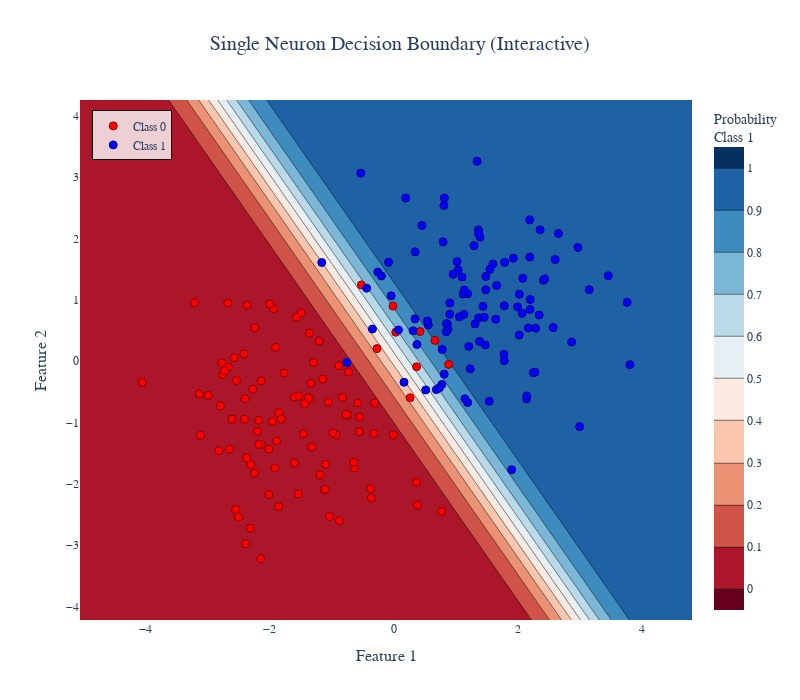

The notebook cell saved with this chart:
### Markdown cell above
### Demo: A Single Neuron Drawing a Line

**What You'll See:** This demonstration shows how a single neuron can learn to separate two groups of data points. It's like teaching the neuron to draw a line (or curve) that separates "red dots" from "blue dots."

**How It Works:**
1. We create two clusters of random points (one group on the left, one on the right)
2. We train a single neuron to learn which points belong to which group
3. The neuron learns the best weights and bias to draw a decision boundary
4. The colored regions show what the neuron would predict for any point in that area

**Key Concept:** Even though a single neuron is simple, it can learn to make decisions! The colored background shows the neuron's "confidence" - darker colors mean the neuron is more confident about its prediction.

**What to Notice:**
- The neuron learns to draw a smooth curve (not a straight line!) because we use the sigmoid activation function
- The boundary separates the two groups of points
- Points on one side are predicted as "Class 0" and points on the other side as "Class 1"

### Code cell
# This cell demonstrates how a single neuron can learn to classify data
# We'll create two groups of points and train a neuron to separate them
# The visualization shows the decision boundary the neuron learns

import numpy as np  # Import numpy for numerical operations
import matplotlib.pyplot as plt  # Import matplotlib for plotting

# Set random seed for reproducibility (so we get the same random numbers each time)
# This makes the results consistent and easier to understand
np.random.seed(0)

# Total number of data points (200 points total)
n = 200

# Create Class 0: 100 points centered around (-1.5, -1.0)
# np.random.randn creates normally distributed random numbers (bell curve)
# We add the offset to move the cluster to the left and down
X0 = np.random.randn(n//2, 2) + np.array([-1.5, -1.0])

# Create Class 1: 100 points centered around (1.5, 1.0)
# This cluster is to the right and up from Class 0
X1 = np.random.randn(n//2, 2) + np.array([1.5, 1.0])

# Combine both classes into one dataset
# vstack means "vertical stack" - puts X0 on top of X1
X = np.vstack([X0, X1])

# Create labels: 0 for Class 0, 1 for Class 1
# hstack means "horizontal stack" - combines arrays side by side
y = np.hstack([np.zeros(n//2), np.ones(n//2)])

# Initialize weights randomly (small values to start)
# Weights are what the neuron will learn - they determine the decision boundary
W = np.random.randn(2) * 0.1  # 2 weights (one for each input dimension)

# Initialize bias to zero
# Bias shifts the decision boundary up or down
b = 0.0

# Define sigmoid activation function
# This gives us smooth probabilities between 0 and 1
def sigmoid(z):
    # Formula: 1 / (1 + e^(-z))
    # When z is large and positive, sigmoid(z) ≈ 1
    # When z is large and negative, sigmoid(z) ≈ 0
    return 1/(1+np.exp(-z))

# Forward pass: compute predictions for given inputs
def forward(X):
    # X @ W means matrix multiplication: multiply each row of X by W
    # Then add bias, then apply sigmoid
    # Result: probability that each point belongs to Class 1
    return sigmoid(X @ W + b)

# Loss function: measures how wrong our predictions are
# We use binary cross-entropy loss (standard for binary classification)
def loss(X, y):
    # Get predictions
    p = forward(X)
    # Small epsilon to avoid log(0) which would be undefined
    eps = 1e-9
    # Binary cross-entropy formula: -[y*log(p) + (1-y)*log(1-p)]
    # This penalizes confident wrong predictions more
    return -np.mean(y*np.log(p+eps) + (1-y)*np.log(1-p+eps))

# Learning rate: how big steps we take when updating weights
# Too large = might overshoot the best solution
# Too small = learns very slowly
lr = 0.5

# Training loop: repeat 2000 times
for _ in range(2000):
    # Get current predictions
    p = forward(X)
    
    # Calculate gradients (derivatives) - these tell us which direction to adjust weights
    # Gradient for weights: how much each weight contributes to the error
    gradW = X.T @ (p - y) / len(y)  # Average gradient across all examples
    
    # Gradient for bias: how much bias contributes to the error
    gradb = np.mean(p - y)
    
    # Update weights and bias: move in the direction that reduces error
    # This is called gradient descent - we "descend" down the error hill
    W -= lr*gradW  # Subtract because we want to go opposite to the gradient
    b -= lr*gradb

# Create a grid of points to visualize the decision boundary
# We'll test the neuron on many points and see what it predicts
xx, yy = np.meshgrid(
    np.linspace(X[:,0].min()-1, X[:,0].max()+1, 200),  # X coordinates
    np.linspace(X[:,1].min()-1, X[:,1].max()+1, 200)   # Y coordinates
)

# Flatten the grid into a list of (x,y) points
# ravel() converts 2D array to 1D, c_[] combines into columns
grid = np.c_[xx.ravel(), yy.ravel()]

# Get predictions for all grid points
pp = forward(grid).reshape(xx.shape)  # Reshape back to 2D for plotting

# Create an interactive visualization using Plotly
import plotly.graph_objects as go

# Create the contour plot showing decision regions
fig = go.Figure()

# Add filled contour (heatmap) showing the decision probability
fig.add_trace(go.Contour(
    x=xx[0, :],  # X coordinates
    y=yy[:, 0],  # Y coordinates
    z=pp,  # Probability values
    colorscale='RdBu',  # Red-Blue colormap (red=Class 0, blue=Class 1)
    showscale=True,
    colorbar=dict(
        title=dict(text="Probability<br>Class 1", font=dict(size=14))
    ),
    contours=dict(
        start=0,
        end=1,
        size=0.1,
        showlines=True
    ),
    hovertemplate='X: %{x:.2f}<br>Y: %{y:.2f}<br>P(Class 1): %{z:.3f}<extra></extra>'
))

# Add Class 0 points with custom styling
fig.add_trace(go.Scatter(
    x=X0[:, 0],
    y=X0[:, 1],
    mode='markers',
    name='Class 0',
    marker=dict(
        size=8,
        color='red',
        symbol='circle',
        line=dict(width=1, color='darkred')
    ),
    hovertemplate='<b>Class 0</b><br>X: %{x:.2f}<br>Y: %{y:.2f}<extra></extra>'
))

# Add Class 1 points with custom styling
fig.add_trace(go.Scatter(
    x=X1[:, 0],
    y=X1[:, 1],
    mode='markers',
    name='Class 1',
    marker=dict(
        size=8,
        color='blue',
        symbol='circle',
        line=dict(width=1, color='darkblue')
    ),
    hovertemplate='<b>Class 1</b><br>X: %{x:.2f}<br>Y: %{y:.2f}<extra></extra>'
))

# Update layout for a professional appearance
fig.update_layout(
    title={
        'text': 'Single Neuron Decision Boundary (Interactive)',
        'x': 0.5,
        'xanchor': 'center',
        'font': {'size': 20, 'family': 'Arial Black'}
    },
    xaxis=dict(
        title=dict(text='Feature 1', font=dict(size=16)),
        gridcolor='lightgray',
        zeroline=True
    ),
    yaxis=dict(
        title=dict(text='Feature 2', font=dict(size=16)),
        gridcolor='lightgray',
        zeroline=True
    ),
    legend=dict(
        x=0.02,
        y=0.98,
        bgcolor='rgba(255, 255, 255, 0.8)',
        bordercolor='black',
        borderwidth=1
    ),
    width=800,
    height=700,
    template='plotly_white',
    font=dict(family="Arial", size=12)
)

# Display the interactive plot
fig.show()

### Figure 1 — Plotly figure (JSON) as saved in the notebook; plotly's stock layout.template omitted (floating-point values rounded to 4 significant figures; data arrays with more than 128 entries replaced by an {"elided": "..."} marker saying what was removed)
{"data": [{"colorbar": {"title": {"font": {"size": 14}, "text": "Probability<br>Class 1"}}, "colorscale": [[0, "rgb(103,0,31)"], [0.1, "rgb(178,24,43)"], [0.2, "rgb(214,96,77)"], [0.3, "rgb(244,165,130)"], [0.4, "rgb(253,219,199)"], [0.5, "rgb(247,247,247)"], [0.6, "rgb(209,229,240)"], [0.7, "rgb(146,197,222)"], [0.8, "rgb(67,147,195)"], [0.9, "rgb(33,102,172)"], [1, "rgb(5,48,97)"]], "contours": {"end": 1, "showlines": true, "size": 0.1, "start": 0}, "hovertemplate": "X: %{x:.2f}<br>Y: %{y:.2f}<br>P(Class 1): %{z:.3f}<extra></extra>", "showscale": true, "type": "contour", "x": {"elided": "200 float values"}, "y": {"elided": "200 float values"}, "z": {"elided": "200x200 float values"}}, {"hovertemplate": "<b>Class 0</b><br>X: %{x:.2f}<br>Y: %{y:.2f}<extra></extra>", "marker": {"color": "red", "line": {"color": "darkred", "width": 1}, "size": 8, "symbol": "circle"}, "mode": "markers", "name": "Class 0", "type": "scatter", "x": [0.2641, -0.5213, 0.3676, -0.5499, -1.603, -1.356, -0.739, -1.056, -0.005921, -1.187, -4.053, -0.6356, 0.7698, -1.454, 0.03278, -1.345, -2.388, -1.848, -0.2697, -1.887, -2.549, -3.206, -2.01, -2.753, -3.114, -2.395, -2.011, -1.528, -1.433, -2.134, -2.172, -2.313, -1.323, -3.13, -2.407, -0.7709, -0.3606, -1.098, -2.371, -1.812, -2.665, -1.034, -0.01175, -0.3212, -2.571, -1.903, -1.292, -1.144, -1.489, -1.373, 0.3832, -2.77, -2.673, -1.914, 0.4229, 0.3676, -2.361, -1.768, -0.5527, -0.8859, -1.124, -1.202, -2.195, -1.935, -0.8277, -2.27, -2.174, -2.136, -0.9234, -1.104, -2.991, -1.333, 0.8831, -2.413, -2.816, -1.568, -2.245, -1.598, -0.3734, -2.647, -1.998, -0.5506, -2.725, -2.5, -0.312, -0.5791, -0.6432, -2.534, -2.303, -1.956, -1.854, -2.144, -0.8748, -2.604, -2.24, -2.793, -1.539, -0.9767, -0.7282, 0.6632], "y": [-0.5998, 1.241, -1.977, -1.151, -0.5894, 0.4543, -0.8783, -0.6663, -1.205, -1.854, -0.3464, -1.742, -2.454, -1.187, 0.4694, -0.6218, -2.981, -0.8437, 0.2024, -1.302, -2.42, 0.9508, -1.438, -0.2225, -1.213, -0.6131, -2.181, -0.5717, -0.6975, -1.363, -1.36, -2.726, -1.402, -0.5372, -0.9481, -0.871, -2.235, -1.685, -1.579, -0.9438, -0.09917, -2.536, 0.8959, -1.18, 0.05445, 0.2224, -0.02336, -0.2934, 0.7859, -0.598, -2.348, -0.0306, 0.9436, -1.747, 0.4805, -0.09396, 0.9101, -0.1975, -1.155, -0.07779, -2.099, 0.3264, -1.15, 0.8493, -0.5925, -0.4608, -0.9682, -0.3236, -1.208, -2.093, -0.5606, -0.365, -0.05552, 0.117, -1.462, 0.7133, -1.826, -1.663, -2.08, -1.438, 0.9295, -0.9124, -0.1556, -2.545, -0.6831, -0.6813, -1.651, -0.3184, -1.69, -0.9825, -2.375, -3.223, -2.602, -0.9478, 0.543, -0.7329, -2.168, -1.172, -0.1765, 0.3365]}, {"hovertemplate": "<b>Class 1</b><br>X: %{x:.2f}<br>Y: %{y:.2f}<extra></extra>", "marker": {"color": "blue", "line": {"color": "darkblue", "width": 1}, "size": 8, "symbol": "circle"}, "mode": "markers", "name": "Class 1", "type": "scatter", "x": [1.131, 2.6, 2.14, 1.476, 1.78, 2.41, 2.286, 0.5556, 1.483, 3.759, 0.5441, 1.036, -0.0408, 1.657, 0.9027, 0.07594, 0.9571, 0.3438, 2.994, 1.926, 0.8626, 1.367, 1.191, 2.652, 0.6866, 2.021, 1.642, 2.192, 0.7744, -0.08294, 0.3111, 0.9037, -0.4363, 2.024, 1.189, 1.899, 3.456, 0.8476, 1.994, -0.5307, 1.389, 0.808, 1.786, 0.4547, 2.19, 0.8719, 3.804, 1.364, 1.598, 1.101, 0.1935, 1.382, 2.166, 0.1657, 2.194, 1.366, 0.3732, 1.115, 1.458, 1.438, 0.7804, 1.775, 0.3426, 1.342, 0.7953, 2.247, 2.273, -1.159, -0.2559, 0.816, 2.569, 0.8122, 1.059, 1.135, 2.079, 0.7359, 2.865, 0.8477, -0.3431, 1.02, 2.198, 2.432, 1.484, 1.309, 1.232, 1.78, 2.342, 1.549, 2.143, 1.293, -0.1981, -0.7556, 1.539, 0.5145, 3.148, 2.067, 1.147, 1.208, 2.358, 2.967], "y": [0.7606, 1.655, -0.617, 0.262, 0.9018, 1.317, 0.5336, 0.59, 1.379, 0.9577, 0.654, 1.481, 1.063, 1.232, 0.7621, 0.5067, 1.416, 1.781, -1.07, 1.677, 0.6027, 0.7022, -0.676, 2.08, -0.4664, 0.4242, 0.6807, 1.695, -0.3834, 1.61, 0.4932, 0.9474, 1.189, 1.088, 1.097, -1.773, 1.39, 0.609, 0.8839, 3.064, 2.02, 2.536, 1.609, 2.211, 2.302, 0.519, -0.06002, 2.137, 1.583, 1.37, 2.658, 0.3198, 0.5393, -0.3467, 0.8404, 2.078, 0.2693, 1.094, 0.7131, 0.8927, 0.187, 0.1091, 0.6877, 3.257, 1.943, -0.1889, -0.1839, 1.606, 1.451, 2.66, 0.5466, -0.2141, 0.7196, 1.157, 1.35, -0.4378, 0.3106, 0.4788, 0.522, 1.62, 1.004, 1.34, 1.161, 0.6052, -0.128, 0.006876, 0.7505, 1.494, -0.5706, 1.88, 1.387, -0.02251, -0.6567, -0.4718, 1.164, 0.7773, -0.6165, 0.2385, 2.141, 1.853]}], "layout": {"font": {"family": "Arial", "size": 12}, "height": 700, "legend": {"bgcolor": "rgba(255, 255, 255, 0.8)", "bordercolor": "black", "borderwidth": 1, "x": 0.02, "y": 0.98}, "title": {"font": {"family": "Arial Black", "size": 20}, "text": "Single Neuron Decision Boundary (Interactive)", "x": 0.5, "xanchor": "center"}, "width": 800, "xaxis": {"gridcolor": "lightgray", "title": {"font": {"size": 16}, "text": "Feature 1"}, "zeroline": true}, "yaxis": {"gridcolor": "lightgray", "title": {"font": {"size": 16}, "text": "Feature 2"}, "zeroline": true}}}
